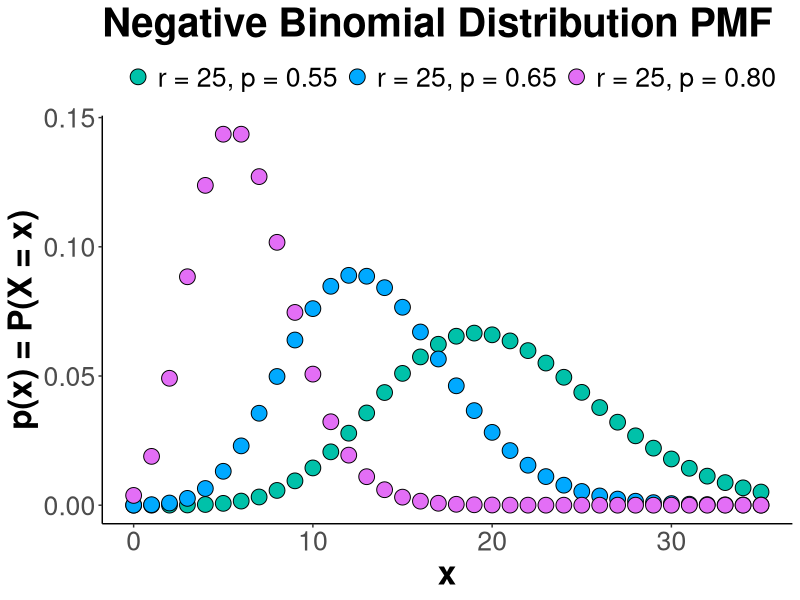
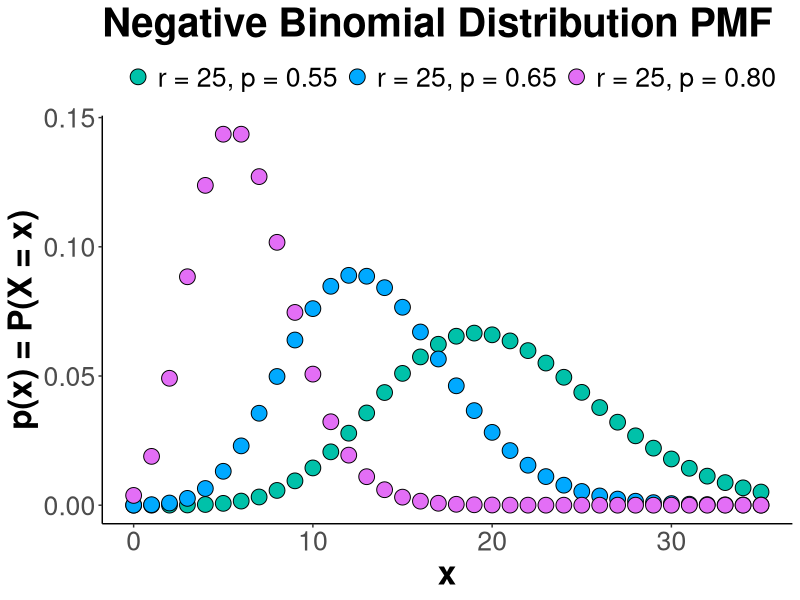
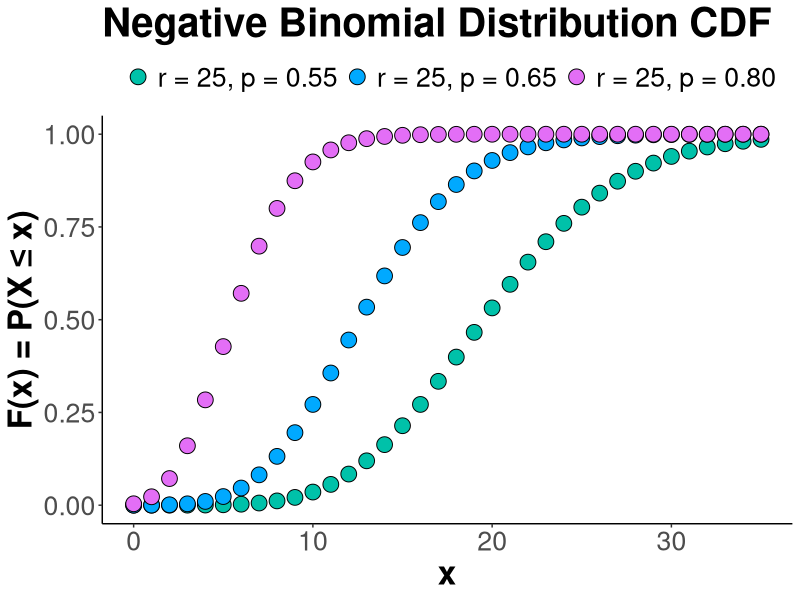
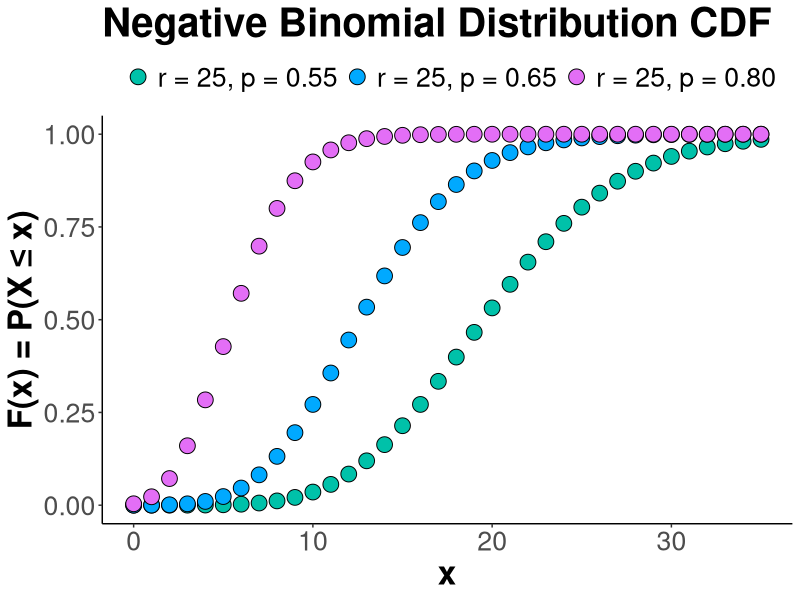

These figures' R source, in order:
library(ggplot2)
library(svglite)

svglite("negativebinomial_PMF.svg")
ggplot() +
xlim(0, 35) +
stat_function(aes(fill = "r = 25, p = 0.55"),
              geom = "point", shape = 21,
              size = 5, fun = dnbinom, n = 36,
              args = list(size = 25, p = 0.55)) +
stat_function(aes(fill = "r = 25, p = 0.65"),
              geom = "point", shape = 21,
              size = 5, fun = dnbinom, n = 36,
              args = list(size = 25, p = 0.65)) +
stat_function(aes(fill = "r = 25, p = 0.80"),
              geom = "point", shape = 21,
              size = 5, fun = dnbinom, n = 36,
              args = list(size = 25, p = 0.80)) +
labs(x = "x", y = "p(x) = P(X = x)",
     title = "Negative Binomial Distribution PMF") +
theme_classic() +
theme(text = element_text(size = 24),
      title = element_text(face = "bold"),
      legend.position = "top") +
guides(fill = guide_legend(title = "")) + 
scale_fill_hue(h = c(180, 300))
ggsave("negativebinomial_PMF.svg", units = "cm")

svglite("negativebinomial_CDF.svg")
ggplot() +
xlim(0, 35) +
stat_function(aes(fill = "r = 25, p = 0.55"),
              geom = "point", shape = 21,
              size = 5, fun = pnbinom, n = 36,
              args = list(size = 25, p = 0.55)) +
stat_function(aes(fill = "r = 25, p = 0.65"),
              geom = "point", shape = 21,
              size = 5, fun = pnbinom, n = 36,
              args = list(size = 25, p = 0.65)) +
stat_function(aes(fill = "r = 25, p = 0.80"),
              geom = "point", shape = 21,
              size = 5, fun = pnbinom, n = 36,
              args = list(size = 25, p = 0.80)) +
labs(x = "x", y = "F(x) = P(X ≤ x)",
     title = "Negative Binomial Distribution CDF") +
theme_classic() +
theme(text = element_text(size = 24),
      title = element_text(face = "bold"),
      legend.position = "top") +
guides(fill = guide_legend(title = "")) + 
scale_fill_hue(h = c(180, 300))
ggsave("negativebinomial_CDF.svg", units = "cm")
